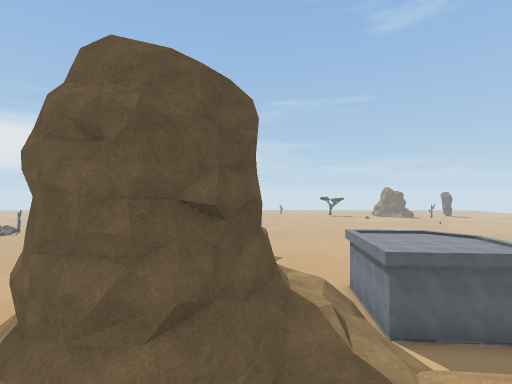
View 1 (above)

15 first-person views from a walk through a 3-D level made in the Unity game engine. The camera is 1.4 m above the floor, looks level and sees 85° across. The floor is counted in squares, 2 m on a side. Each view is taken from the middle of a square. On the plan, view 1 faces up. The plan holds only what a view shows up to about 9 squares ahead; the rest is blank. The place goes on beyond the plan. Some surface patterns are stand-ins.

View 2
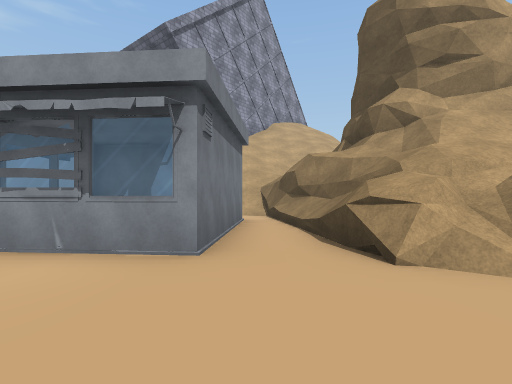

View 3
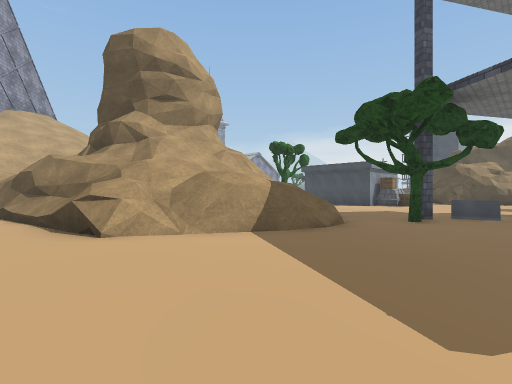

View 4
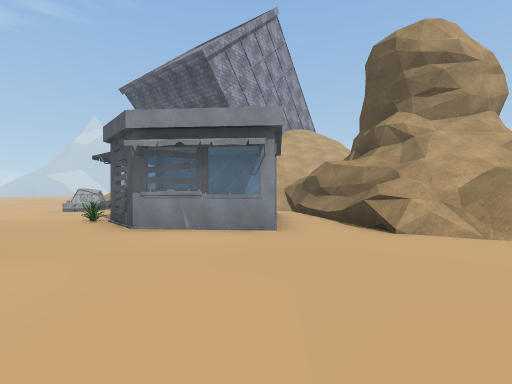

View 5
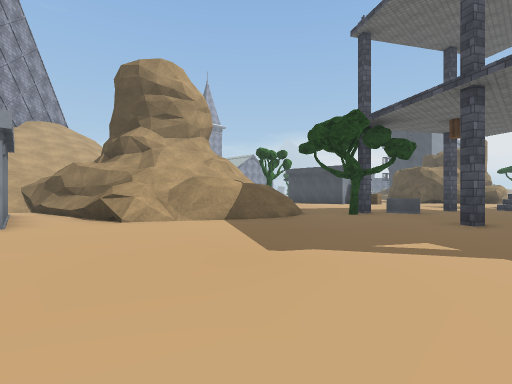

View 6
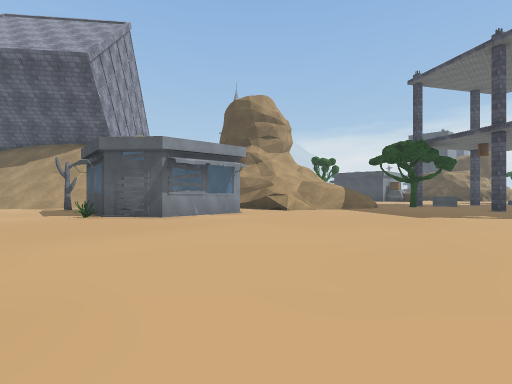

View 7
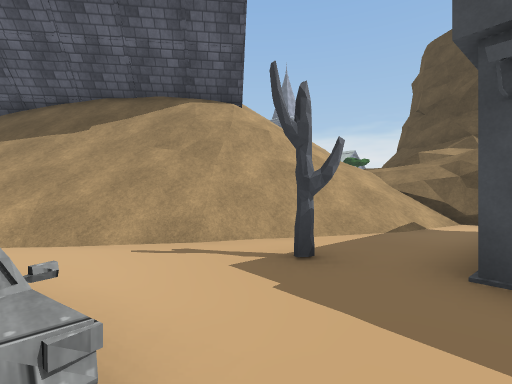

View 8
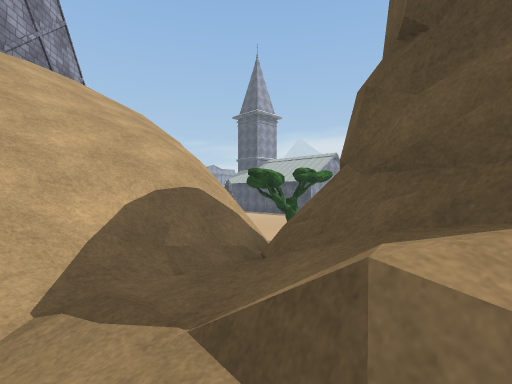

View 9
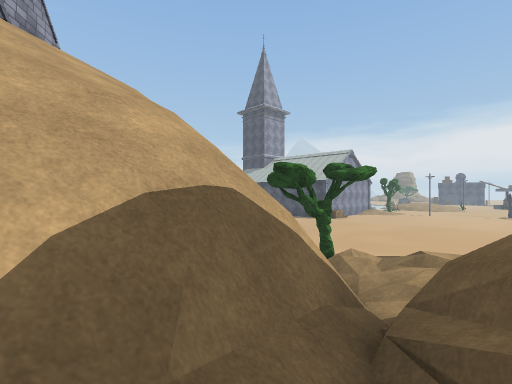

View 10
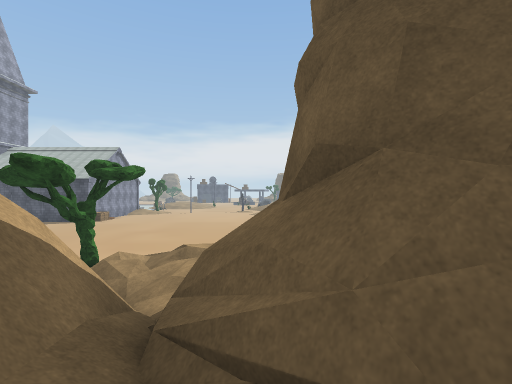

View 11
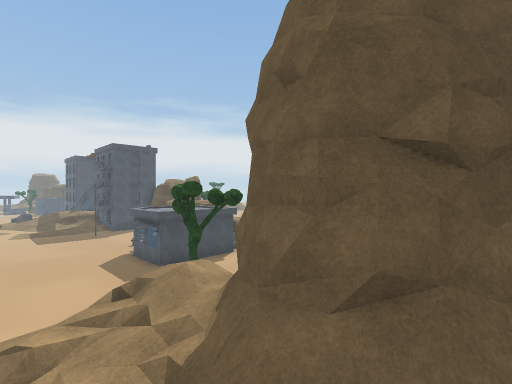

View 12
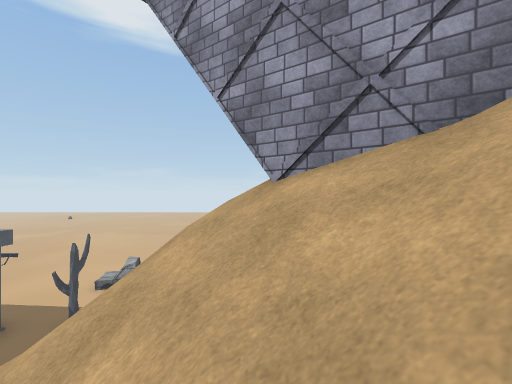

View 13
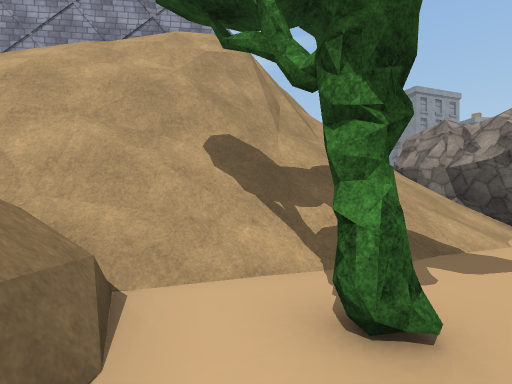

View 14
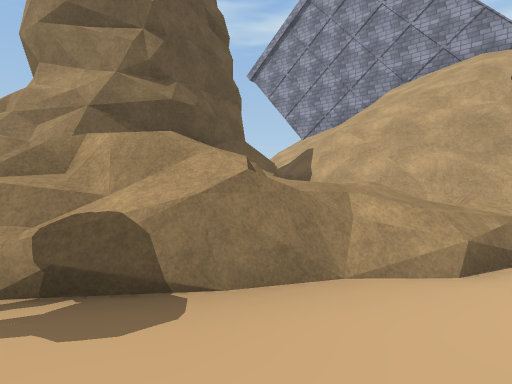

View 15
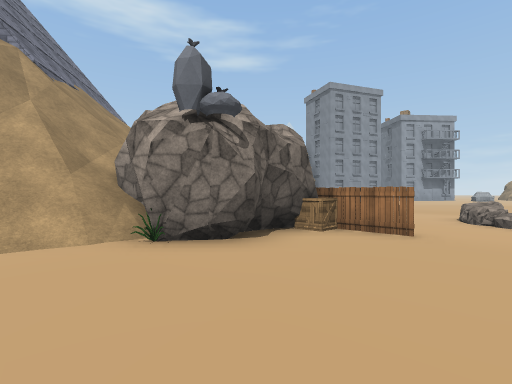

### Floor plan
Key: @ floor where view 1 was taken; # wall or solid block; x gap in a wall; . main floor; : floor 1.25 m higher than the main floor; + floor 1.5 m higher than the main floor; * floor 2 m higher than the main floor; % floor 2.75 m higher than the main floor; / step, stairs or slope; = window, fence, low wall or low ledge; ^ raised ledge; v drop or lower ground; H house; T tree; B bush; C cactus; U boulder; A box; F fence; R rock; O other object.
Columns run from 11 left of view 1 to 10 right of it. Each row starts with its distance up from view 1.
 18       ................
 17      ...#.............
 16      .................
 15     .=................
 14     ..#T..............
 13      ...==/...........
 12      ../ //=/.........
 11           //=..H......
 10         ////#/.H  H...
  9         =/////.H  HB..
  8         #^#/=/.   H...
  7       ##^ ^#/#.HHHH...
  6      =#^   #/#/......O
  5     ##=#   #/////..C.O
  4  ...##%##^^#///////..O
  3 ....##* ##^x////#=///.
  2 .....x++=#v=/////==///
  1  ....x::=#//////#/////
  0   ...==##v/@///###////
 -1    ..T#==v////#####///
 -2    .../##=////#   ##//
 -3     .//=v////##    ##/
 -4     .//#=///##      #
 -5 .....///==/##
 -6 .....////==#
 -7 ....BUU////#
 -8 ...UUUU ///
 -9 ...AUU
-10 ..FFU
-11 ...
-12 ...
-13  R.
-14  R.

Where each view was taken, in squares from view 1:
view 1: 0 up, 0 right, facing up
view 2: 14 up, 3 right, facing down
view 3: 16 up, 3 right, facing down-left
view 4: 16 up, 4 right, facing down
view 5: 18 up, 4 right, facing down-left
view 6: 18 up, 10 right, facing down-left
view 7: 7 up, 10 right, facing down-left
view 8: 5 up, 2 right, facing down-left
view 9: 3 up, 1 right, facing down-left
view 10: 3 up, 1 right, facing left
view 11: 1 up, 0 right, facing up-left
view 12: 1 up, 1 right, facing right
view 13: 0 up, 7 left, facing down-right
view 14: 3 up, 9 left, facing right
view 15: 5 down, 11 left, facing down-right
